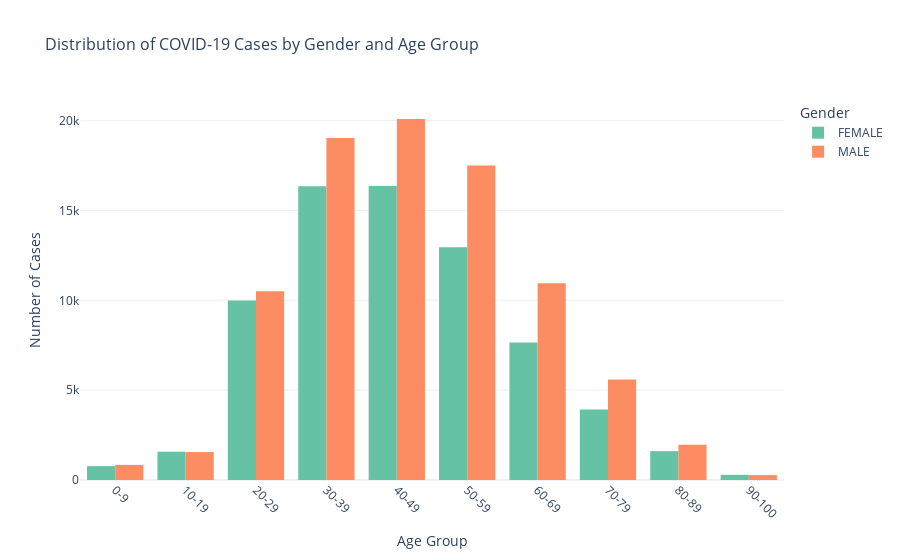

The code cell stored with this chart in its notebook:
### Markdown cell above
### QUESTION 5: Distribution of cases by gender & age group [1m]

Use the same bin as in Question 2.

### Code cell
# Group data by AGE_GROUP and SEX to calculate the distribution
distribution = df.groupby(["AGE_GROUP", "SEX"]).size().reset_index(name="Number of Cases")

# Plot the distribution using a histogram
fig = px.histogram(
    distribution,
    x="AGE_GROUP",
    y="Number of Cases",
    color="SEX",
    barmode="group",  # Grouped bars for gender
    title="Distribution of COVID-19 Cases by Gender and Age Group",
    labels={"AGE_GROUP": "Age Group", "Number of Cases": "Number of Cases", "SEX": "Gender"},
    color_discrete_sequence=px.colors.qualitative.Set2
)

# Customize the layout
fig.update_layout(
    xaxis_title="Age Group",
    yaxis_title="Number of Cases",
    title_font_size=16,
    xaxis_tickangle=45,
    template="plotly_white"
)

# Show the plot
fig.show()

### Figure 1 — Plotly figure (JSON) as saved in the notebook; plotly's stock layout.template omitted (floating-point values rounded to 4 significant figures)
{"data": [{"alignmentgroup": "True", "bingroup": "x", "histfunc": "sum", "hovertemplate": "Gender=FEMALE<br>Age Group=%{x}<br>sum of Number of Cases=%{y}<extra></extra>", "legendgroup": "FEMALE", "marker": {"color": "rgb(102,194,165)", "pattern": {"shape": ""}}, "name": "FEMALE", "offsetgroup": "FEMALE", "orientation": "v", "showlegend": true, "type": "histogram", "x": ["0-9", "10-19", "20-29", "30-39", "40-49", "50-59", "60-69", "70-79", "80-89", "90-100"], "xaxis": "x", "y": [773, 1575, 9982, 16351, 16356, 12950, 7657, 3927, 1606, 288], "yaxis": "y"}, {"alignmentgroup": "True", "bingroup": "x", "histfunc": "sum", "hovertemplate": "Gender=MALE<br>Age Group=%{x}<br>sum of Number of Cases=%{y}<extra></extra>", "legendgroup": "MALE", "marker": {"color": "rgb(252,141,98)", "pattern": {"shape": ""}}, "name": "MALE", "offsetgroup": "MALE", "orientation": "v", "showlegend": true, "type": "histogram", "x": ["0-9", "10-19", "20-29", "30-39", "40-49", "50-59", "60-69", "70-79", "80-89", "90-100"], "xaxis": "x", "y": [841, 1556, 10503, 19035, 20089, 17503, 10947, 5592, 1962, 271], "yaxis": "y"}], "layout": {"barmode": "group", "legend": {"title": {"text": "Gender"}, "tracegroupgap": 0}, "title": {"font": {"size": 16}, "text": "Distribution of COVID-19 Cases by Gender and Age Group"}, "xaxis": {"anchor": "y", "domain": [0, 1], "tickangle": 45, "title": {"text": "Age Group"}}, "yaxis": {"anchor": "x", "domain": [0, 1], "title": {"text": "Number of Cases"}}}}
